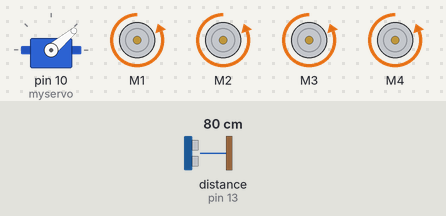
The sketch below on a simulated Arduino Uno, built with avr-gcc and run on an emulated ATmega328P. On the bench: servo, 4 × DC motor (green arrow = forward, orange = backward, longer = faster). Wiring (inferred from the names in the program): ultrasonic range finder: trigger pin 2; echo pin 13. The test bench sets the inputs (shaded band); at power-on: distance to the obstacle (sensor on pin 13) 80 cm. The echo pulse lasts 58.3 µs per cm.

Above: at 2.29 s.
2.3 s: distance to the obstacle (sensor on pin 13) set to 40 cm
At 2.47 s:
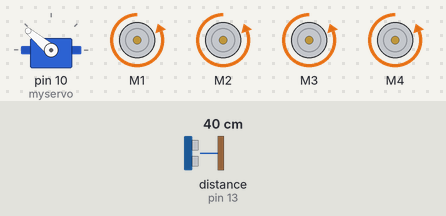
5.3 s: distance to the obstacle (sensor on pin 13) set to 32 cm
At 5.7 s:
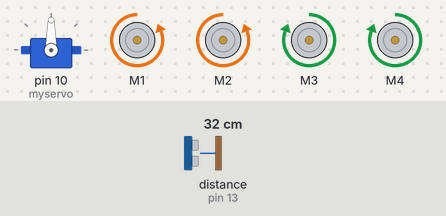
8.3 s: distance to the obstacle (sensor on pin 13) set to 2 cm
11.3 s: distance to the obstacle (sensor on pin 13) set to 4 cm
14.3 s: distance to the obstacle (sensor on pin 13) set to 120 cm
At 14.47 s:
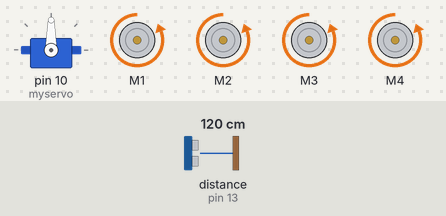
Timing chart, 0 to 18.3 s (numbered marks = the images above; inputs shaded):
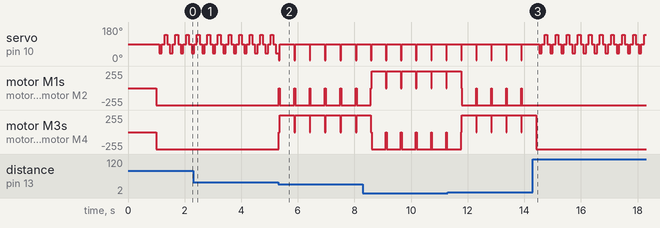

The sketch:

ObjectAvoidanceVehicle.ino
```cpp
#include <AFMotor.h>
#include <Servo.h>

Servo myservo;  // create servo object to control a servo

AF_DCMotor motor(1);
AF_DCMotor motor2(2);
AF_DCMotor motor3(3);
AF_DCMotor motor4(4);

const int MAX_SPEED = 255;
const int MAX_TURN_SPEED = 255;

const int pingPin = 2; // Trigger Pin of Ultrasonic Sensor
const int echoPin = 13; // Echo Pin of Ultrasonic Sensor

const int MAX_DISTANCE = 13;
const int NUM_DURATION_READINGS = 3;
const int SERVO_SPEED = 0;  //lower = faster


void setup()
{


  myservo.attach(10);  // attaches the servo on pin 9 to the servo object
  myservo.write(90);
	//Set initial speed of the motor & stop
	motor.setSpeed(MAX_SPEED);
	motor.run(RELEASE);
  motor2.setSpeed(MAX_SPEED);
	motor2.run(RELEASE);
  motor3.setSpeed(MAX_SPEED);
	motor3.run(RELEASE);
  motor4.setSpeed(MAX_SPEED);
	motor4.run(RELEASE);

  delay(1000);
}

void loop()
{
  int servoPositions[] = {90, 40, 90, 140};
  int j = 0;
  while (microsecondsToInches(captureDuration()) > MAX_DISTANCE) {
    myservo.write(servoPositions[j]);
    if (j != 3)
      j++;
    else
      j = 0;
    moveBackward();
    delay(80);
  }

  brake();
  determineDirection();
}


void collectDurations(long *left, long *right); //function declaration


void determineDirection() {
  long left, right;

  collectDurations(&left, &right);

  if (left < right) {
    turnLeft();
    return;
  }

  turnRight();
}


long microsecondsToInches(long microseconds) {
   return microseconds / 74 / 2;
}


/*Ultrasonic Sensor Functions*/

long captureDuration() {
  long duration;

   pinMode(pingPin, OUTPUT);
   digitalWrite(pingPin, LOW);
   delayMicroseconds(2);
   digitalWrite(pingPin, HIGH);
   delayMicroseconds(10);
   digitalWrite(pingPin, LOW);
   pinMode(echoPin, INPUT);
   duration = pulseIn(echoPin, HIGH);

  return duration;

}


/*Servo Functions*/

void collectDurations(long *left, long *right) {
  int pos;

  long sum;

  for (pos = 90; pos >= 4; pos -= 1) {
    myservo.write(pos);
    delay(SERVO_SPEED);
  }

  for (int i = 0; i < NUM_DURATION_READINGS; i++)
    sum += microsecondsToInches(captureDuration());

  *right = sum / NUM_DURATION_READINGS;

  for (pos = 10; pos <= 170; pos += 1) {
    myservo.write(pos);
    delay(SERVO_SPEED);
  }

  for (int i = 0; i < NUM_DURATION_READINGS; i++)
    sum = microsecondsToInches(captureDuration());

  *left = sum / NUM_DURATION_READINGS;
  for (pos = 180; pos >= 90; pos -= 1) {
    myservo.write(pos);
    delay(SERVO_SPEED);
  }
}


/*Motor Driver Shield Functions*/


void accelerate() {
  for (int i=80; i<MAX_SPEED; i++) {
		motor.setSpeed(i);
    motor2.setSpeed(i);
    motor3.setSpeed(i);
    motor4.setSpeed(i);
		delay(2);
	}
}

void accelerateForward() {
  motor.run(FORWARD);
  motor2.run(FORWARD);
  motor3.run(FORWARD);
  motor4.run(FORWARD);
  accelerate();
}

void moveForward() {
  motor.run(FORWARD);
  motor2.run(FORWARD);
  motor3.run(FORWARD);
  motor4.run(FORWARD);

	motor.setSpeed(MAX_SPEED);
  motor2.setSpeed(MAX_SPEED);
  motor3.setSpeed(MAX_SPEED);
  motor4.setSpeed(MAX_SPEED);
	delay(10);
}

void accelerateBackward() {
  motor.run(BACKWARD);
  motor2.run(BACKWARD);
  motor3.run(BACKWARD);
  motor4.run(BACKWARD);
  accelerate();
}

void moveBackward() {
  motor.run(BACKWARD);
  motor2.run(BACKWARD);
  motor3.run(BACKWARD);
  motor4.run(BACKWARD);

	motor.setSpeed(MAX_SPEED);
  motor2.setSpeed(MAX_SPEED);
  motor3.setSpeed(MAX_SPEED);
  motor4.setSpeed(MAX_SPEED);
	delay(10);
}

void brake() {
  motor.run(RELEASE);
  motor2.run(RELEASE);
  motor3.run(RELEASE);
  motor4.run(RELEASE);
}

void turnRight() {
  motor.run(FORWARD);
  motor2.run(FORWARD);
  motor3.run(BACKWARD);
  motor4.run(BACKWARD);

  motor.setSpeed(MAX_TURN_SPEED);
  motor2.setSpeed(MAX_TURN_SPEED);
  motor3.setSpeed(MAX_TURN_SPEED);
  motor4.setSpeed(MAX_TURN_SPEED);
  delay(500);


}

void turnLeft() {
  motor.run(BACKWARD);
  motor2.run(BACKWARD);
  motor3.run(FORWARD);
  motor4.run(FORWARD);

  motor.setSpeed(MAX_TURN_SPEED);
  motor2.setSpeed(MAX_TURN_SPEED);
  motor3.setSpeed(MAX_TURN_SPEED);
  motor4.setSpeed(MAX_TURN_SPEED);

  delay(500);

}
```

Measured:
- the behaviour switches between 36 and 35 cm on distance to the obstacle (sensor on pin 13) (found by bisection; images 1 and 2)
- after the input at 5.3 s, motor M1, motor M2: alternates backward 255/255 for 0.51 s and stopped for 0.03 s, starting at once; motor M3, motor M4: alternates forward 255/255 for 0.51 s and stopped for 0.03 s, starting at once
- after the input at 14.3 s, motor M1, motor M2: stops changing and stays backward 255/255
- by itself, servo on pin 10 (myservo): repeats every 0.39 s: 90° 0.10 s, 140° 0.10 s, 90° 0.10 s, 40° 0.10 s
